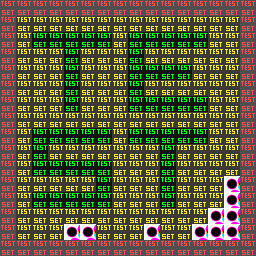

This is a level from a 2D game, rendered from its Tiled map with the project's own tilesets. A one-line summary and the complete map file follow:
An orthogonal 16x16 tile map with 16x16 px tiles, 3 tile layers (default1, default, default2) and 1 object (pp).

<map version="1.9" tiledversion="1.9.1" orientation="orthogonal" renderorder="right-down" width="16" height="16" tilewidth="16" tileheight="16" infinite="0" nextlayerid="5" nextobjectid="3">
 <tileset firstgid="1" source="../til/testSet.tsx" />
 <layer id="2" name="default1" width="16" height="16">
  <data encoding="csv">
0,0,0,0,0,0,0,0,0,0,0,0,0,0,0,0,
0,3,3,3,3,3,3,3,3,3,3,3,3,3,3,0,
0,3,2,2,2,2,2,3,2,2,2,2,2,3,3,0,
0,3,3,3,2,3,3,3,2,3,3,3,3,3,3,0,
0,3,3,3,2,3,3,3,2,2,2,2,3,3,3,0,
0,3,3,3,2,3,3,3,2,3,3,3,3,3,3,0,
0,3,3,3,2,3,3,3,2,2,2,2,2,3,3,0,
0,3,3,3,3,3,3,3,3,3,3,3,3,3,3,0,
0,3,2,2,2,2,2,3,2,2,2,2,2,3,3,0,
0,3,2,3,3,3,3,3,3,3,2,3,3,3,3,0,
0,3,2,2,2,2,2,3,3,3,2,3,3,3,3,0,
0,3,3,3,3,3,2,3,3,3,2,3,3,3,3,0,
0,3,2,2,2,2,2,3,3,3,2,3,3,3,3,0,
0,3,3,3,3,3,3,3,3,3,3,3,3,3,3,0,
0,3,3,3,3,3,3,3,3,3,3,3,3,3,3,0,
0,0,0,0,0,0,0,0,0,0,0,0,0,0,0,0
</data>
 </layer>
 <objectgroup id="4" name="entity">
  <object id="2" name="testEnt" class="pp" x="16" y="192" width="96" height="48">
   <properties>
    <property name="test" value="lolcock" />
   </properties>
  </object>
 </objectgroup>
 <layer id="1" name="default" width="16" height="16">
  <data encoding="csv">
1,1,1,1,1,1,1,1,1,1,1,1,1,1,1,1,
1,0,0,0,0,0,0,0,0,0,0,0,0,0,0,1,
1,0,0,0,0,0,0,0,0,0,0,0,0,0,0,1,
1,0,0,0,0,0,0,0,0,0,0,0,0,0,0,1,
1,0,0,0,0,0,0,0,0,0,0,0,0,0,0,1,
1,0,0,0,0,0,0,0,0,0,0,0,0,0,0,1,
1,0,0,0,0,0,0,0,0,0,0,0,0,0,0,1,
1,0,0,0,0,0,0,0,0,0,0,0,0,0,0,1,
1,0,0,0,0,0,0,0,0,0,0,0,0,0,0,1,
1,0,0,0,0,0,0,0,0,0,0,0,0,0,0,1,
1,0,0,0,0,0,0,0,0,0,0,0,0,0,0,1,
1,0,0,0,0,0,0,0,0,0,0,0,0,0,0,1,
1,0,0,0,0,0,0,0,0,0,0,0,0,0,0,1,
1,0,0,0,0,0,0,0,0,0,0,0,0,0,0,1,
1,0,0,0,0,0,0,0,0,0,0,0,0,0,0,1,
1,1,1,1,1,1,1,1,1,1,1,1,1,1,1,1
</data>
 </layer>
 <layer id="3" name="default2" width="16" height="16">
  <data encoding="csv">
0,0,0,0,0,0,0,0,0,0,0,0,0,0,0,0,
0,0,0,0,0,0,0,0,0,0,0,0,0,0,0,0,
0,0,0,0,0,0,0,0,0,0,0,0,0,0,0,0,
0,0,0,0,0,0,0,0,0,0,0,0,0,0,0,0,
0,0,0,0,0,0,0,0,0,0,0,0,0,0,0,0,
0,0,0,0,0,0,0,0,0,0,0,0,0,0,0,0,
0,0,0,0,0,0,0,0,0,0,0,0,0,0,0,0,
0,0,0,0,0,0,0,0,0,0,0,0,0,0,0,0,
0,0,0,0,0,0,0,0,0,0,0,0,0,0,0,0,
0,0,0,0,0,0,0,0,0,0,0,0,0,0,0,0,
0,0,0,0,0,0,0,0,0,0,0,0,0,0,0,0,
0,0,0,0,0,0,0,0,0,0,0,0,0,0,4,0,
0,0,0,0,0,0,0,0,0,0,0,0,0,0,4,0,
0,0,0,0,0,0,0,0,0,0,0,0,0,4,4,0,
0,0,0,0,4,4,0,0,0,4,0,0,4,4,4,0,
0,0,0,0,0,0,0,0,0,0,0,0,0,0,0,0
</data>
 </layer>
</map>